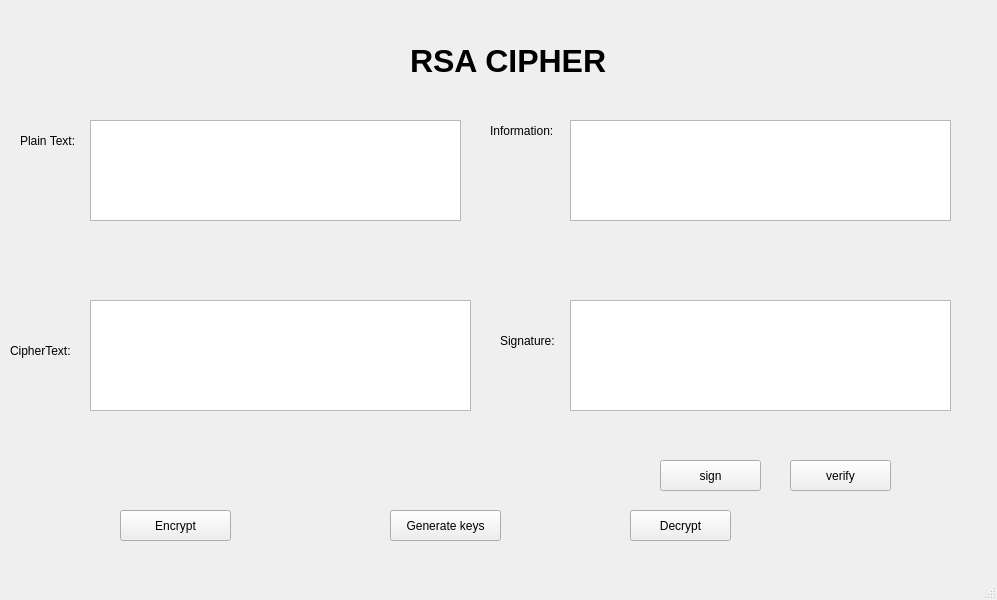
<?xml version="1.0" encoding="UTF-8"?>
<ui version="4.0">
 <class>MainWindow</class>
 <widget class="QMainWindow" name="MainWindow">
  <property name="geometry">
   <rect>
    <x>0</x>
    <y>0</y>
    <width>997</width>
    <height>600</height>
   </rect>
  </property>
  <property name="windowTitle">
   <string>MainWindow</string>
  </property>
  <widget class="QWidget" name="centralwidget">
   <widget class="QLabel" name="warffwa">
    <property name="geometry">
     <rect>
      <x>410</x>
      <y>20</y>
      <width>361</width>
      <height>81</height>
     </rect>
    </property>
    <property name="font">
     <font>
      <pointsize>24</pointsize>
      <weight>75</weight>
      <bold>true</bold>
     </font>
    </property>
    <property name="text">
     <string>RSA CIPHER</string>
    </property>
   </widget>
   <widget class="QPlainTextEdit" name="plainTextEdit_2yrye">
    <property name="geometry">
     <rect>
      <x>90</x>
      <y>300</y>
      <width>381</width>
      <height>111</height>
     </rect>
    </property>
   </widget>
   <widget class="QPushButton" name="pushButtongsr">
    <property name="geometry">
     <rect>
      <x>120</x>
      <y>510</y>
      <width>111</width>
      <height>31</height>
     </rect>
    </property>
    <property name="text">
     <string>Encrypt</string>
    </property>
   </widget>
   <widget class="QPlainTextEdit" name="plainTextEdit_3ttn">
    <property name="geometry">
     <rect>
      <x>90</x>
      <y>120</y>
      <width>371</width>
      <height>101</height>
     </rect>
    </property>
   </widget>
   <widget class="QLabel" name="label_3">
    <property name="geometry">
     <rect>
      <x>490</x>
      <y>120</y>
      <width>81</width>
      <height>21</height>
     </rect>
    </property>
    <property name="minimumSize">
     <size>
      <width>0</width>
      <height>21</height>
     </size>
    </property>
    <property name="maximumSize">
     <size>
      <width>16777215</width>
      <height>21</height>
     </size>
    </property>
    <property name="text">
     <string>Information: </string>
    </property>
   </widget>
   <widget class="QLabel" name="label_4">
    <property name="geometry">
     <rect>
      <x>10</x>
      <y>340</y>
      <width>81</width>
      <height>21</height>
     </rect>
    </property>
    <property name="minimumSize">
     <size>
      <width>0</width>
      <height>21</height>
     </size>
    </property>
    <property name="maximumSize">
     <size>
      <width>16777215</width>
      <height>21</height>
     </size>
    </property>
    <property name="text">
     <string>CipherText:</string>
    </property>
   </widget>
   <widget class="QPlainTextEdit" name="plainTextEdiaaw">
    <property name="geometry">
     <rect>
      <x>570</x>
      <y>120</y>
      <width>381</width>
      <height>101</height>
     </rect>
    </property>
   </widget>
   <widget class="QPushButton" name="pushButton_eegge">
    <property name="geometry">
     <rect>
      <x>630</x>
      <y>510</y>
      <width>101</width>
      <height>31</height>
     </rect>
    </property>
    <property name="text">
     <string>Decrypt</string>
    </property>
   </widget>
   <widget class="QLabel" name="label_2">
    <property name="geometry">
     <rect>
      <x>20</x>
      <y>130</y>
      <width>81</width>
      <height>21</height>
     </rect>
    </property>
    <property name="minimumSize">
     <size>
      <width>0</width>
      <height>21</height>
     </size>
    </property>
    <property name="maximumSize">
     <size>
      <width>16777215</width>
      <height>21</height>
     </size>
    </property>
    <property name="text">
     <string>Plain Text:</string>
    </property>
   </widget>
   <widget class="QLabel" name="label_5">
    <property name="geometry">
     <rect>
      <x>500</x>
      <y>330</y>
      <width>81</width>
      <height>21</height>
     </rect>
    </property>
    <property name="minimumSize">
     <size>
      <width>0</width>
      <height>21</height>
     </size>
    </property>
    <property name="maximumSize">
     <size>
      <width>16777215</width>
      <height>21</height>
     </size>
    </property>
    <property name="text">
     <string>Signature:</string>
    </property>
   </widget>
   <widget class="QPlainTextEdit" name="plainTextEdit_4efgd">
    <property name="geometry">
     <rect>
      <x>570</x>
      <y>300</y>
      <width>381</width>
      <height>111</height>
     </rect>
    </property>
   </widget>
   <widget class="QPushButton" name="pushButton_3feraf">
    <property name="geometry">
     <rect>
      <x>390</x>
      <y>510</y>
      <width>111</width>
      <height>31</height>
     </rect>
    </property>
    <property name="text">
     <string>Generate keys</string>
    </property>
   </widget>
   <widget class="QPushButton" name="pushButton_eegge_2">
    <property name="geometry">
     <rect>
      <x>660</x>
      <y>460</y>
      <width>101</width>
      <height>31</height>
     </rect>
    </property>
    <property name="text">
     <string>sign</string>
    </property>
   </widget>
   <widget class="QPushButton" name="pushButton_eegge_3">
    <property name="geometry">
     <rect>
      <x>790</x>
      <y>460</y>
      <width>101</width>
      <height>31</height>
     </rect>
    </property>
    <property name="text">
     <string>verify</string>
    </property>
   </widget>
  </widget>
  <widget class="QMenuBar" name="menubar">
   <property name="geometry">
    <rect>
     <x>0</x>
     <y>0</y>
     <width>997</width>
     <height>21</height>
    </rect>
   </property>
  </widget>
  <widget class="QStatusBar" name="statusbar"/>
 </widget>
 <resources/>
 <connections/>
</ui>
